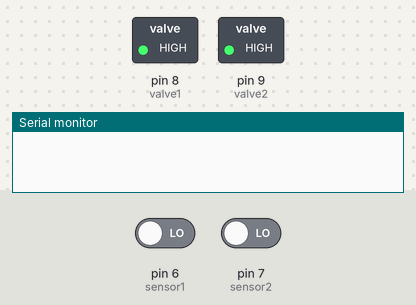
A sketch run on a simulated Arduino Uno, built with avr-gcc and run on an emulated ATmega328P. On the bench: switched loads named in the sketch (green lamp = pin HIGH), the last lines printed to the serial monitor. The test bench sets the inputs (shaded band); at power-on: pin 6 (sensor1) LOW, pin 7 (sensor2) LOW.

Above: at 1.2 s.
1.3 s: pin 6 (sensor1) driven HIGH
At 3.9 s:
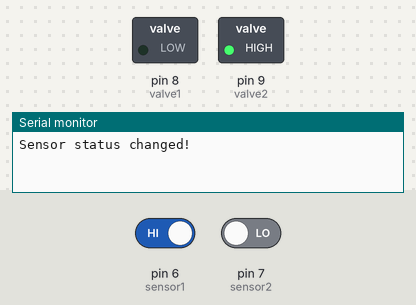
4.3 s: pin 7 (sensor2) driven HIGH
At 7.1 s:
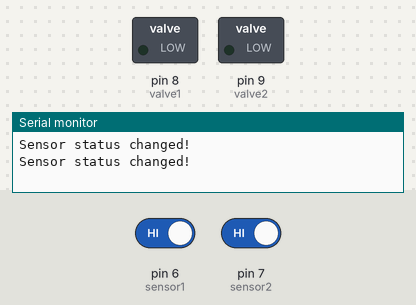
7.3 s: pin 6 (sensor1) driven LOW
At 9.8 s:
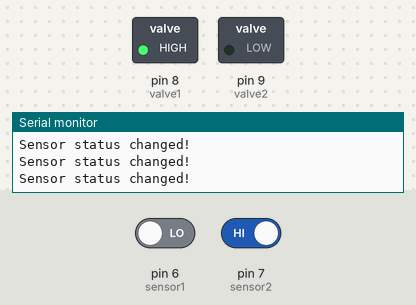
10.3 s: pin 7 (sensor2) driven LOW
At 13.4 s:
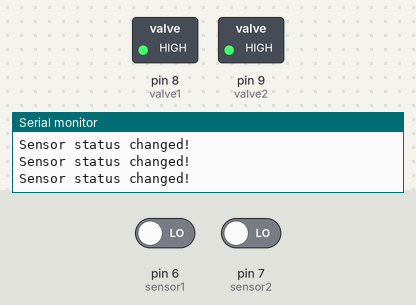
Timing chart, 0 to 14.3 s (numbered marks = the images above; inputs shaded):
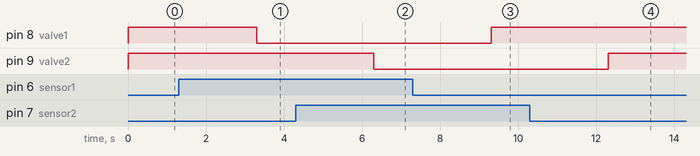

The sketch:

liquid_level_sensor.ino
```cpp
//#include <Arduino.h>

const int valve1 = 8; // this is rel3
const int valve2 = 9; // this is rel4
const int sensor1 = 6;
const int sensor2 = 7;

// main switch, this will be connected to a physical switch
const int CLEANER_SWITCH = 10;

unsigned long sensor1_last_changed_time = 0;
unsigned long sensor2_last_changed_time = 0;
unsigned long debounceDelay = 2000;

bool sensor1_status_last = LOW; // HIGH means sensor in air
bool sensor2_status_last = LOW;
bool sensor1_status;
bool sensor2_status;

bool CONNECTED = LOW; // Low signal trigger relay
bool DISCONNECTED = HIGH; // Low signal trigger relay

bool valve1_status = DISCONNECTED;
bool valve2_status = DISCONNECTED;

void setup()
{
  pinMode(CLEANER_SWITCH, INPUT);
  pinMode(sensor1, INPUT);
  pinMode(valve1, OUTPUT);
  pinMode(sensor2, INPUT);
  pinMode(valve2, OUTPUT);

  digitalWrite(valve1, DISCONNECTED);
  digitalWrite(valve2, DISCONNECTED);

  digitalWrite(CLEANER_SWITCH, HIGH);
  Serial.begin(9600);

}

void loop()
{
    int sensor1_reading = digitalRead(sensor1); // read sensor status
    int sensor2_reading = digitalRead(sensor2);

    valve1_status = digitalRead(valve1);
    valve2_status = digitalRead(valve2);

    if (sensor1_reading !=  sensor1_status_last) //sensor state has changed.
        {
        sensor1_last_changed_time = millis();
        Serial.println("Sensor status changed!");
        }

    if (sensor2_reading !=  sensor2_status_last) //sensor state has changed.
        {
        sensor2_last_changed_time = millis();
        Serial.println("Sensor status changed!");
        }

    if (millis() - sensor1_last_changed_time > debounceDelay) // A delay time has passed since last change
        {
          if (sensor1_reading != sensor1_status) // this means the change of sensor status persists.
            {
              sensor1_status = sensor1_reading;

              if (sensor1_status == HIGH) // seonsor low to high, need liquid, should turn on valve1
              {
                valve1_status = CONNECTED;
               }
              else if (sensor1_status == LOW) // sensor high to low, liquid enough, should turn off valve1
              {
                valve1_status = DISCONNECTED;
               }
            }
        }

    if (millis() - sensor2_last_changed_time > debounceDelay) // A delay time has passed since last change
        {
          if (sensor2_reading != sensor2_status) // this means the change of sensor status persists.
            {
              sensor2_status = sensor2_reading;

              if (sensor2_status == HIGH) // seonsor low to high, need liquid, should turn on valve2
              {
                valve2_status = CONNECTED;
               }
              else if (sensor2_status == LOW) // sensor high to low, liquid enough, should turn off valve2
              {
                valve2_status = DISCONNECTED;
               }
            }
        }

    digitalWrite(valve1, valve1_status);
    digitalWrite(valve2, valve2_status);


    sensor1_status_last = sensor1_reading;
    sensor2_status_last = sensor2_reading;

    delay(100); // Add a small delay to prevent a tight loop
}
```

Measured:
- after the input at 1.3 s, pin 8 (valve1): HIGH → LOW after 2.0 s
- after the input at 4.3 s, pin 9 (valve2): HIGH → LOW after 2.0 s
- after the input at 7.3 s, pin 8 (valve1): LOW → HIGH after 2.0 s
- after the input at 10.3 s, pin 9 (valve2): LOW → HIGH after 2.0 s
